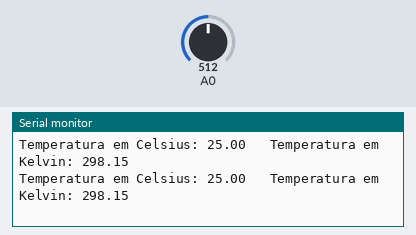
Recording of a sketch running on a simulated Arduino Uno, built with avr-gcc and run on an emulated ATmega328P. Parts: the last lines printed to the serial monitor. The test bench sets the inputs (shaded band); at power-on: A0 = 512.

Above: at 1.3 s.
1.4 s: A0 set to 716
At 2.0 s:
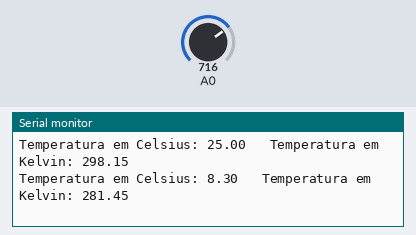
2.9 s: A0 set to 900
At 3.5 s:
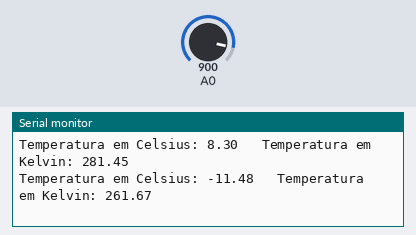
Timing chart, 0 to 5.9 s (numbered marks = the images above; inputs shaded):
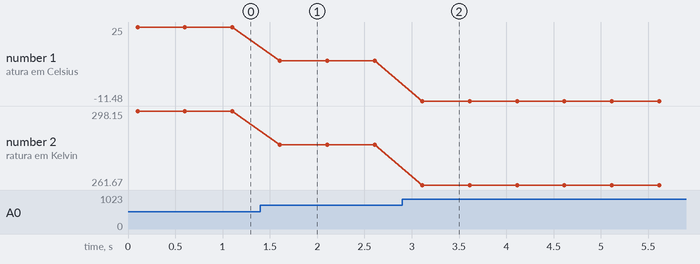

The sketch:

sensor-temperatura.ino
```cpp
#define Vin 5.0
#define T0 298.15
#define Rt 10000
#define R0 10000
#define T1 273.15
#define T2 373.15
#define RT1 35563
#define RT2 549
float beta = 0.0;
float Rinf = 0.0;
float TempKelvin = 0.0;
float  TempCelsius = 0.0;
float Vout = 0.0;
float Rout = 0.0;

void setup() {
  // put your setup code here, to run once:
  Serial.begin(9600);
  beta = (log(RT1 / RT2)) / ((1 / T1) - (1 / T2));
  Rinf = R0 * exp(-beta / T0);
  delay(100);
}

void loop() {
  // put your main code here, to run repeatedly:
  Vout = Vin * ((float)(analogRead(0)) / 1024.0);
  Rout = (Rt * Vout / (Vin - Vout));
  TempKelvin = (beta / log(Rout / Rinf));
  TempCelsius = TempKelvin -273.15;
  Serial.print("Temperatura em Celsius: ");
  Serial.print(TempCelsius);
  Serial.print("   Temperatura em Kelvin: ");
  Serial.println(TempKelvin);
  delay(500);
}
```

Measured:
- after the input at 1.4 s, the serial monitor: prints a new line after 0.21 s (image 1)
- after the input at 2.9 s, the serial monitor: prints a new line after 0.21 s (image 2)
- plotted number 1: 25 → 8.3 after the input at 1.4 s, 8.3 → -11.48 after the input at 2.9 s
- plotted number 2: 298.15 → 281.45 after the input at 1.4 s, 281.45 → 261.67 after the input at 2.9 s
